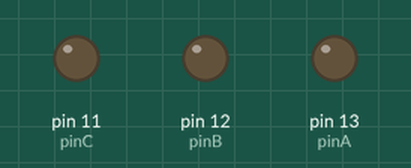
This sketch was run on a simulated Arduino Uno, built with avr-gcc and run on an emulated ATmega328P. Parts: output pins drawn as LEDs (lit = HIGH).

Above: at 0.5 s.
At 45.2 s:
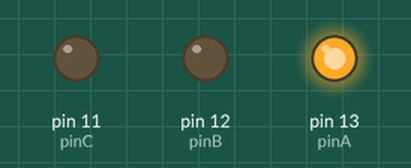
Timing chart, 0 to 46.2 s (numbered marks = the images above):
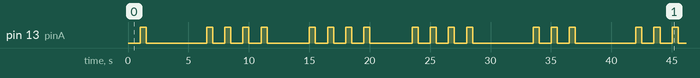

The sketch:

song002.ino
```cpp
int pinA = 13;
int pinB=12;
int pinC=11;
int z=0;
int a=1;
void setup() {
  // put your setup code here, to run once:
  pinMode(pinA,OUTPUT);
  pinMode(pinB,OUTPUT);
  pinMode(pinC,OUTPUT);
}

void loop() {
  // put your main code here, to run repeatedly:
  digitalWrite( 3 * (abs(sin(z))+1) + 10,LOW);
  z += 90;
  digitalWrite( 3 * (abs(sin(z))+1) + 10,HIGH);
  delay(500);
  //digitalWrite( 3 * abs(sin(z)) + 11,LOW);
}
```

Measured:
- by itself, pin 13 (pinA): moves between LOW and HIGH, repeating every 35.5 s
- by itself, everything shown: repeats every 35.5 s, in 30 steps
